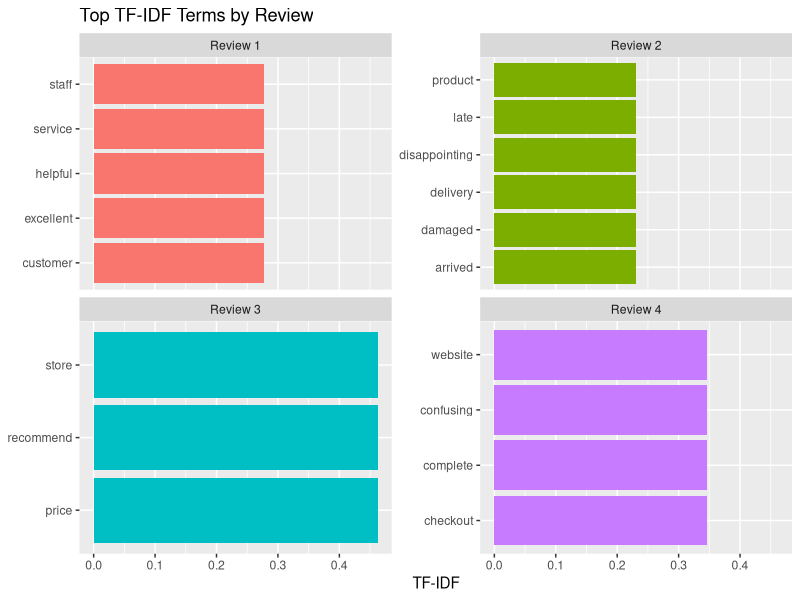

The R source for this figure:
# Chapter 17 - Text Analytics
# Raw word counts (as in tokenization_word_frequency.R) favor common
# words that appear in every document, which aren't very informative.
# TF-IDF (Term Frequency - Inverse Document Frequency) instead highlights
# words that are frequent in ONE document but rare across the rest of
# the corpus - much more useful for characterizing what makes a document
# distinctive (e.g. what topic each customer complaint is really about).

library(tidytext)
library(dplyr)
library(ggplot2)

reviews_df <- data.frame(
  doc_id = c("Review 1", "Review 2", "Review 3", "Review 4"),
  text = c(
    "The customer service was excellent and the staff were very helpful.",
    "Delivery was late and the product arrived damaged, very disappointing.",
    "Great value for the price, I would definitely recommend this store.",
    "The website was confusing and checkout took far too long to complete."
  ),
  stringsAsFactors = FALSE
)

word_counts_by_doc <- reviews_df %>%
  unnest_tokens(word, text) %>%
  anti_join(stop_words, by = "word") %>%
  count(doc_id, word, sort = TRUE)

# bind_tf_idf() adds tf (term frequency), idf (inverse document frequency),
# and tf_idf (their product) as new columns to the word-count table
tfidf_words <- word_counts_by_doc %>%
  bind_tf_idf(word, doc_id, n) %>%
  arrange(desc(tf_idf))

print(head(tfidf_words, 10))

# --- chart: top TF-IDF term per document, faceted so each document's
# most distinctive word stands out separately ---
top_terms <- tfidf_words %>%
  group_by(doc_id) %>%
  slice_max(tf_idf, n = 3) %>%
  ungroup()

ggplot(top_terms, aes(x = reorder(word, tf_idf), y = tf_idf, fill = doc_id)) +
  geom_col(show.legend = FALSE) +
  facet_wrap(~doc_id, scales = "free_y") +
  coord_flip() +
  labs(title = "Top TF-IDF Terms by Review", x = NULL, y = "TF-IDF")
